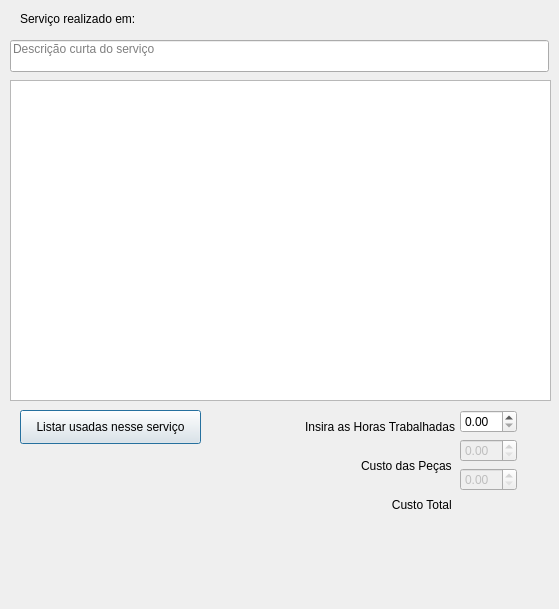
<?xml version="1.0" encoding="UTF-8"?>
<ui version="4.0">
 <class>realizedServiceInfo</class>
 <widget class="QDialog" name="realizedServiceInfo">
  <property name="geometry">
   <rect>
    <x>0</x>
    <y>0</y>
    <width>559</width>
    <height>609</height>
   </rect>
  </property>
  <property name="windowTitle">
   <string>Dialog</string>
  </property>
  <widget class="QLineEdit" name="line_ShortDescription">
   <property name="geometry">
    <rect>
     <x>10</x>
     <y>40</y>
     <width>539</width>
     <height>32</height>
    </rect>
   </property>
   <property name="text">
    <string/>
   </property>
   <property name="maxLength">
    <number>70</number>
   </property>
   <property name="alignment">
    <set>Qt::AlignLeading|Qt::AlignLeft|Qt::AlignTop</set>
   </property>
   <property name="placeholderText">
    <string>Descrição curta do serviço</string>
   </property>
  </widget>
  <widget class="QWidget" name="layoutWidget">
   <property name="geometry">
    <rect>
     <x>280</x>
     <y>410</y>
     <width>175</width>
     <height>111</height>
    </rect>
   </property>
   <layout class="QVBoxLayout" name="verticalLayout_3">
    <item>
     <widget class="QLabel" name="lbl_InsertWorkCost">
      <property name="text">
       <string>Insira as Horas Trabalhadas</string>
      </property>
      <property name="alignment">
       <set>Qt::AlignRight|Qt::AlignTrailing|Qt::AlignVCenter</set>
      </property>
     </widget>
    </item>
    <item>
     <widget class="QLabel" name="lbl_PartsCost">
      <property name="text">
       <string>Custo das Peças </string>
      </property>
      <property name="alignment">
       <set>Qt::AlignRight|Qt::AlignTrailing|Qt::AlignVCenter</set>
      </property>
     </widget>
    </item>
    <item>
     <widget class="QLabel" name="lbl_totlaServiceCost">
      <property name="text">
       <string>Custo Total </string>
      </property>
      <property name="alignment">
       <set>Qt::AlignRight|Qt::AlignTrailing|Qt::AlignVCenter</set>
      </property>
     </widget>
    </item>
   </layout>
  </widget>
  <widget class="QTextEdit" name="txt_FullDescription">
   <property name="geometry">
    <rect>
     <x>10</x>
     <y>80</y>
     <width>541</width>
     <height>321</height>
    </rect>
   </property>
   <property name="autoFormatting">
    <set>QTextEdit::AutoNone</set>
   </property>
   <property name="tabChangesFocus">
    <bool>true</bool>
   </property>
   <property name="html">
    <string>&lt;!DOCTYPE HTML PUBLIC &quot;-//W3C//DTD HTML 4.0//EN&quot; &quot;http://www.w3.org/TR/REC-html40/strict.dtd&quot;&gt;
&lt;html&gt;&lt;head&gt;&lt;meta name=&quot;qrichtext&quot; content=&quot;1&quot; /&gt;&lt;style type=&quot;text/css&quot;&gt;
p, li { white-space: pre-wrap; }
&lt;/style&gt;&lt;/head&gt;&lt;body style=&quot; font-family:'Noto Sans'; font-size:10pt; font-weight:400; font-style:normal;&quot;&gt;
&lt;p style=&quot;-qt-paragraph-type:empty; margin-top:0px; margin-bottom:0px; margin-left:0px; margin-right:0px; -qt-block-indent:0; text-indent:0px;&quot;&gt;&lt;br /&gt;&lt;/p&gt;&lt;/body&gt;&lt;/html&gt;</string>
   </property>
   <property name="placeholderText">
    <string/>
   </property>
  </widget>
  <widget class="QPushButton" name="btn_Add_PartsUsedInTheService">
   <property name="geometry">
    <rect>
     <x>20</x>
     <y>410</y>
     <width>181</width>
     <height>34</height>
    </rect>
   </property>
   <property name="sizePolicy">
    <sizepolicy hsizetype="Fixed" vsizetype="Fixed">
     <horstretch>0</horstretch>
     <verstretch>0</verstretch>
    </sizepolicy>
   </property>
   <property name="text">
    <string>Listar usadas nesse serviço</string>
   </property>
  </widget>
  <widget class="QLabel" name="lbl_WhichCarService">
   <property name="geometry">
    <rect>
     <x>30</x>
     <y>480</y>
     <width>59</width>
     <height>18</height>
    </rect>
   </property>
   <property name="text">
    <string/>
   </property>
  </widget>
  <widget class="QWidget" name="layoutWidget">
   <property name="geometry">
    <rect>
     <x>460</x>
     <y>410</y>
     <width>81</width>
     <height>111</height>
    </rect>
   </property>
   <layout class="QFormLayout" name="formLayout">
    <item row="0" column="0">
     <widget class="QDoubleSpinBox" name="SpinHandWorkCost">
      <property name="singleStep">
       <double>5.000000000000000</double>
      </property>
     </widget>
    </item>
    <item row="1" column="0">
     <widget class="QDoubleSpinBox" name="Spin_PartsCost">
      <property name="enabled">
       <bool>false</bool>
      </property>
      <property name="singleStep">
       <double>5.000000000000000</double>
      </property>
     </widget>
    </item>
    <item row="2" column="0">
     <widget class="QDoubleSpinBox" name="Spin_TotalserviceCost">
      <property name="enabled">
       <bool>false</bool>
      </property>
      <property name="singleStep">
       <double>5.000000000000000</double>
      </property>
     </widget>
    </item>
   </layout>
  </widget>
  <widget class="QLabel" name="label">
   <property name="geometry">
    <rect>
     <x>20</x>
     <y>10</y>
     <width>141</width>
     <height>18</height>
    </rect>
   </property>
   <property name="text">
    <string>Serviço realizado em:</string>
   </property>
  </widget>
  <widget class="QLabel" name="lbl_date">
   <property name="geometry">
    <rect>
     <x>160</x>
     <y>10</y>
     <width>221</width>
     <height>18</height>
    </rect>
   </property>
   <property name="text">
    <string/>
   </property>
  </widget>
  <zorder>layoutWidget</zorder>
  <zorder>line_ShortDescription</zorder>
  <zorder>layoutWidget</zorder>
  <zorder>txt_FullDescription</zorder>
  <zorder>btn_Add_PartsUsedInTheService</zorder>
  <zorder>lbl_WhichCarService</zorder>
  <zorder>label</zorder>
  <zorder>lbl_date</zorder>
 </widget>
 <resources/>
 <connections/>
</ui>
